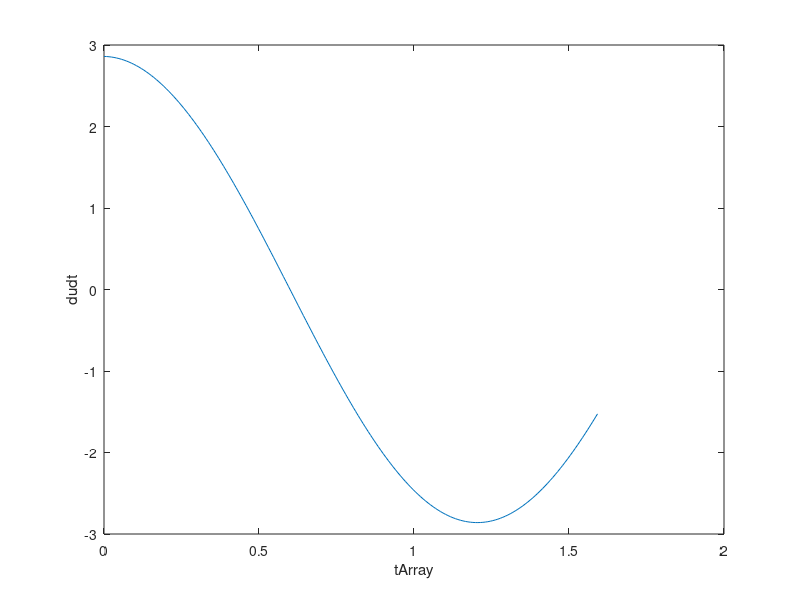
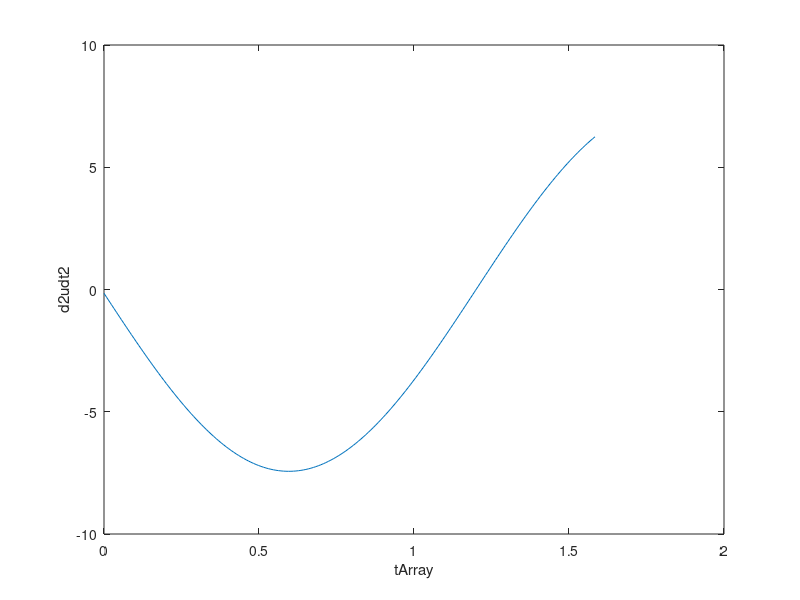
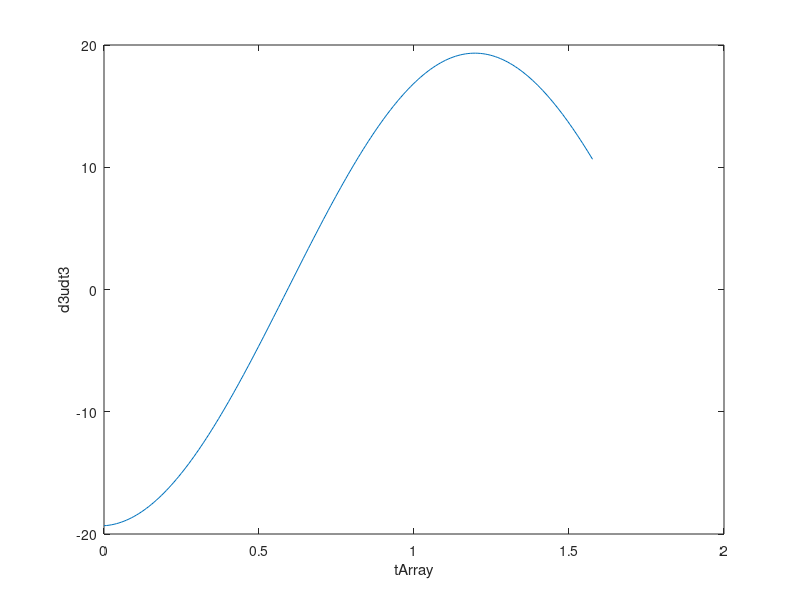

Source code (MATLAB) for these figures, in order:
A     = 1.1; % fluorescence intensity units
omega = 2.6; % rad/s
A_0   = 0.01;

u=@(t) A*sin(omega*t)+A_0;

tArray = linspace(0,1.6,200);
uArray = u(tArray); % an array of samples of u
uObserved = u(tArray) + (1e-99999999999999999999999)*randn(size(tArray));
%2.3 mini solution
dudt = diff(uObserved)./diff(tArray);
dudt
figure;
plot(tArray(1:end-1),dudt)
xlabel('tArray')
ylabel('dudt')

%next part with 2nd and 3rd derivatives

d2udt2 = diff(dudt)./diff(tArray(1:end-1));
d3udt3 = diff(d2udt2)./diff(tArray(1:end-2));
figure;
plot(tArray(1:end-2),d2udt2)

xlabel('tArray')
ylabel('d2udt2')
figure;
plot(tArray(1:end-3),d3udt3)

xlabel('tArray')
ylabel('d3udt3')

% part3
%exact solutions
dudtExact      =  A*omega*cos(omega*tArray);
du2dt2Exact    = -A*omega^2*sin(omega*tArray);
du3dt3Exact    = -A*omega^3*cos(omega*tArray);

%percent difference
dudterror = max(abs(abs(dudtExact(1:end-1)-dudt)./dudtExact(1:end-1)))*100
d2udt2error = max(abs(abs(du2dt2Exact(1:end-2)-d2udt2)./du2dt2Exact(1:end-2)))*100
d3udt3error = max(abs(abs(du3dt3Exact(1:end-3)-d3udt3)./du3dt3Exact(1:end-3)))*100